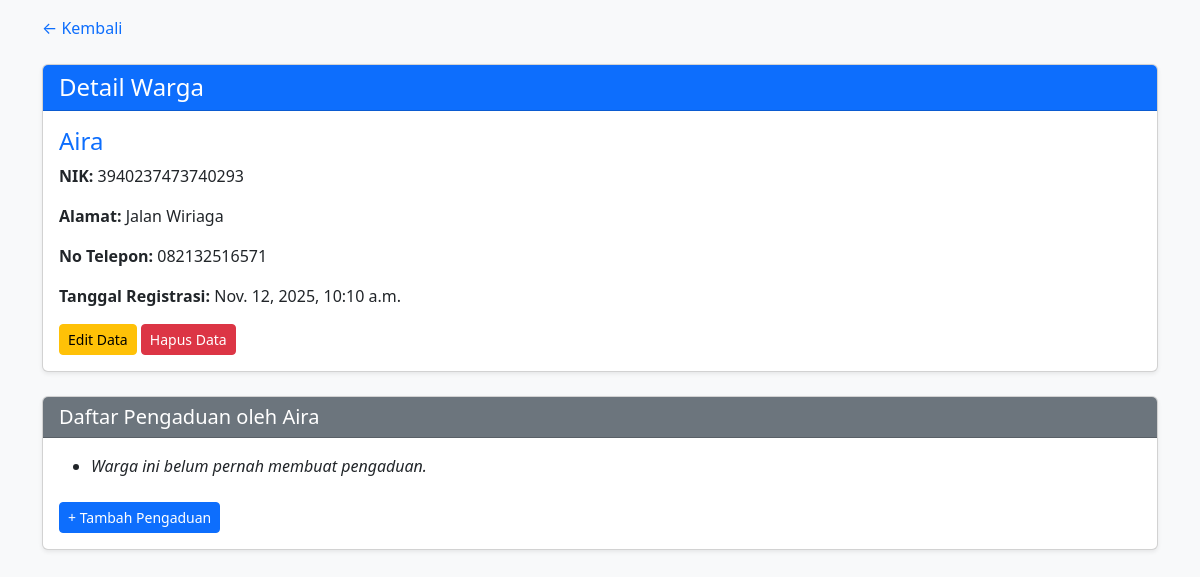
Screenshot of /warga/2/ with the database file from the repository.
### warga/models.py (models this page shows, shortened)
class Warga(models.Model):
    nik = models.CharField(max_length=16, unique=True, verbose_name="Nomor Induk Kependudukan")
    nama_lengkap = models.CharField(max_length=100, verbose_name="Nama Lengkap")
    alamat = models.TextField(verbose_name="Alamat Tinggal")
    no_telepon = models.CharField(max_length=15, blank=True, verbose_name="Nomor Telepon")
    tanggal_registrasi = models.DateTimeField(auto_now_add=True)

### warga/views.py (the view)
# urls.py: path('<int:pk>/', WargaDetailView.as_view(), name='warga-detail'),
class WargaDetailView(DetailView):
    model = Warga
    template_name = 'warga/warga_detail.html'
    context_object_name = 'warga'

### warga/templates/warga/warga_detail.html (shortened to what this page needs)
<!DOCTYPE html>
<html>
<head>
    <link href="https://cdn.jsdelivr.net/npm/bootstrap@5.3.2/dist/css/bootstrap.min.css" rel="stylesheet">
</head>
<body class="bg-light">
    <div class="container mt-3">
        <a href="{% url 'warga-list' %}" class="text-decoration-none">
            ← Kembali
        </a>
    </div>
    <div class="container mt-4">
        <div class="card shadow-sm mb-4">
            <div class="card-header bg-primary text-white">
                <h4 class="mb-0">Detail Warga</h4>
            </div>
            <div class="card-body">
                <h4 class="text-primary">{{ object.nama_lengkap }}</h4>
                <p><strong>NIK:</strong> {{ object.nik }}</p>
                <p><strong>Alamat:</strong> {{ object.alamat }}</p>
                <p><strong>No Telepon:</strong> {{ object.no_telepon }}</p>
                <p><strong>Tanggal Registrasi:</strong> {{ object.tanggal_registrasi }}</p>
                <div class="mt-3">
                    <a href="{% url 'warga-edit' object.pk %}" class="btn btn-warning btn-sm">Edit Data</a>
                    <a href="{% url 'warga-hapus' object.pk %}" class="btn btn-danger btn-sm">Hapus Data</a>
                </div>
            </div>
        </div>
        <div class="card shadow-sm">
            <div class="card-header bg-secondary text-white">
                <h5 class="mb-0">Daftar Pengaduan oleh {{ object.nama_lengkap }}</h5>
            </div>
            <div class="card-body">
                <ul>
                    {% for aduan in object.pengaduan_set.all %}
                        <li>
                            <strong>{{ aduan.judul }}</strong> —
                            <em>Status: {{ aduan.get_status_display }}</em><br>
                            <small>{{ aduan.tanggal_lapor|date:"d M Y" }}</small>
                            <p>{{ aduan.deskripsi }}</p>
                        </li>
                    {% empty %}
                        <li><em>Warga ini belum pernah membuat pengaduan.</em></li>
                    {% endfor %}
                </ul>
                <a href="{% url 'pengaduan_tambah' %}" class="btn btn-primary btn-sm mt-2">
                    + Tambah Pengaduan
                </a>
            </div>
        </div>
    </div>
</body>
</html>

### rows the page displays
Warga: nama_lengkap "Aira", nik "3940237473740293", alamat "Jalan Wiriaga", no_telepon "082132516571", tanggal_registrasi "Nov. 12, 2025, 10:10 a.m."
